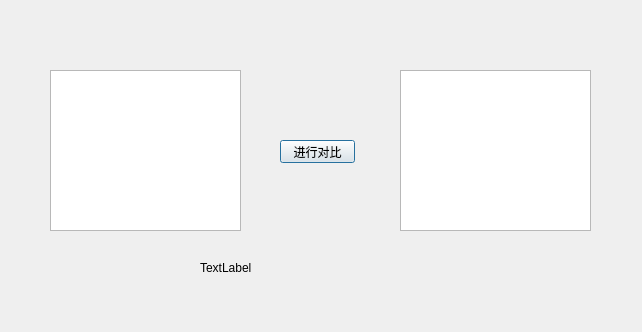
<?xml version="1.0" encoding="UTF-8"?>
<ui version="4.0">
 <class>Dialog</class>
 <widget class="QDialog" name="Dialog">
  <property name="geometry">
   <rect>
    <x>0</x>
    <y>0</y>
    <width>642</width>
    <height>332</height>
   </rect>
  </property>
  <property name="windowTitle">
   <string>Dialog</string>
  </property>
  <widget class="QPushButton" name="pushButton">
   <property name="geometry">
    <rect>
     <x>280</x>
     <y>140</y>
     <width>75</width>
     <height>23</height>
    </rect>
   </property>
   <property name="text">
    <string>进行对比</string>
   </property>
  </widget>
  <widget class="QGraphicsView" name="graphicsView">
   <property name="geometry">
    <rect>
     <x>50</x>
     <y>70</y>
     <width>191</width>
     <height>161</height>
    </rect>
   </property>
  </widget>
  <widget class="QGraphicsView" name="graphicsView_2">
   <property name="geometry">
    <rect>
     <x>400</x>
     <y>70</y>
     <width>191</width>
     <height>161</height>
    </rect>
   </property>
  </widget>
  <widget class="QLabel" name="label">
   <property name="geometry">
    <rect>
     <x>200</x>
     <y>260</y>
     <width>241</width>
     <height>16</height>
    </rect>
   </property>
   <property name="text">
    <string>TextLabel</string>
   </property>
  </widget>
 </widget>
 <resources/>
 <connections/>
</ui>
